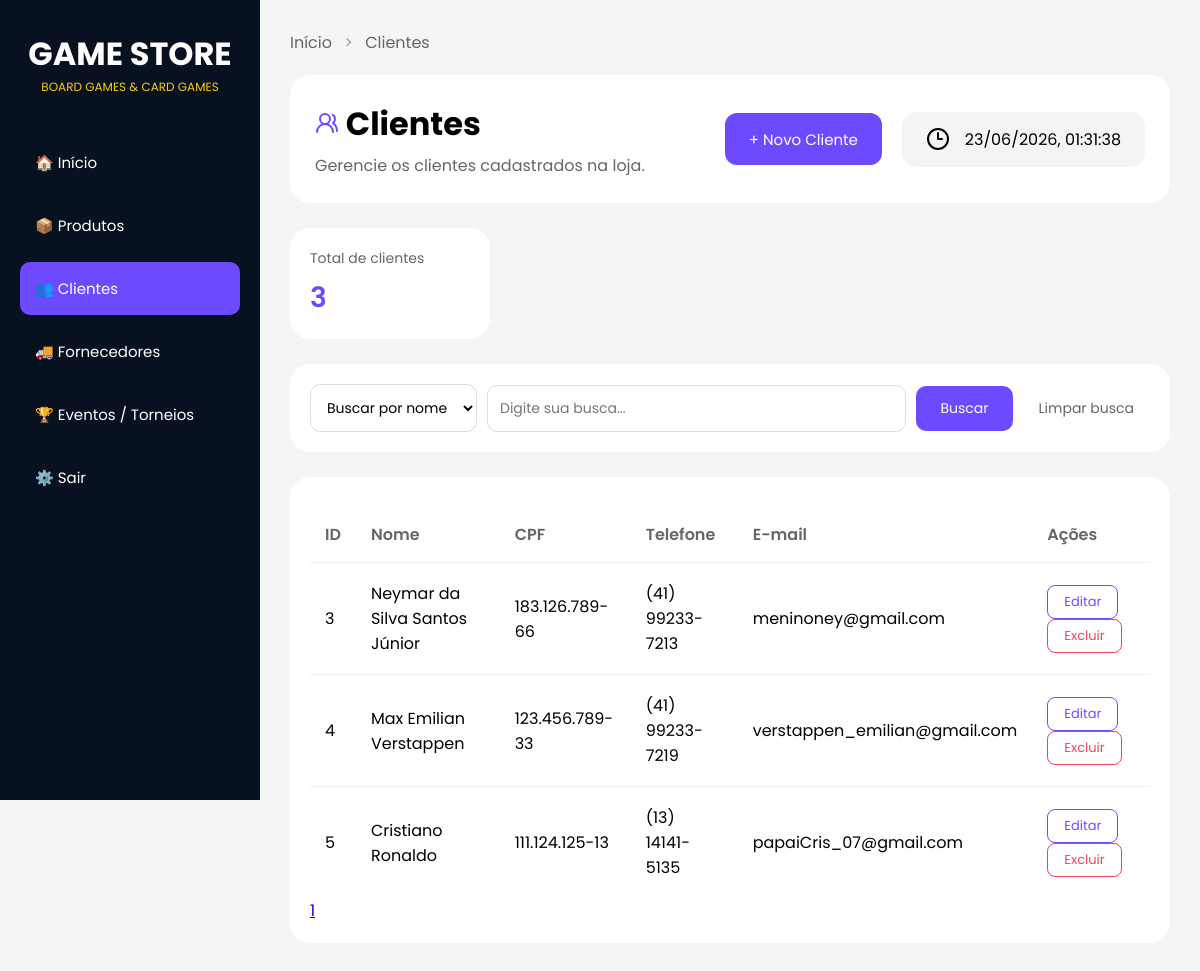
The app's page /clientes (signed in), older data.
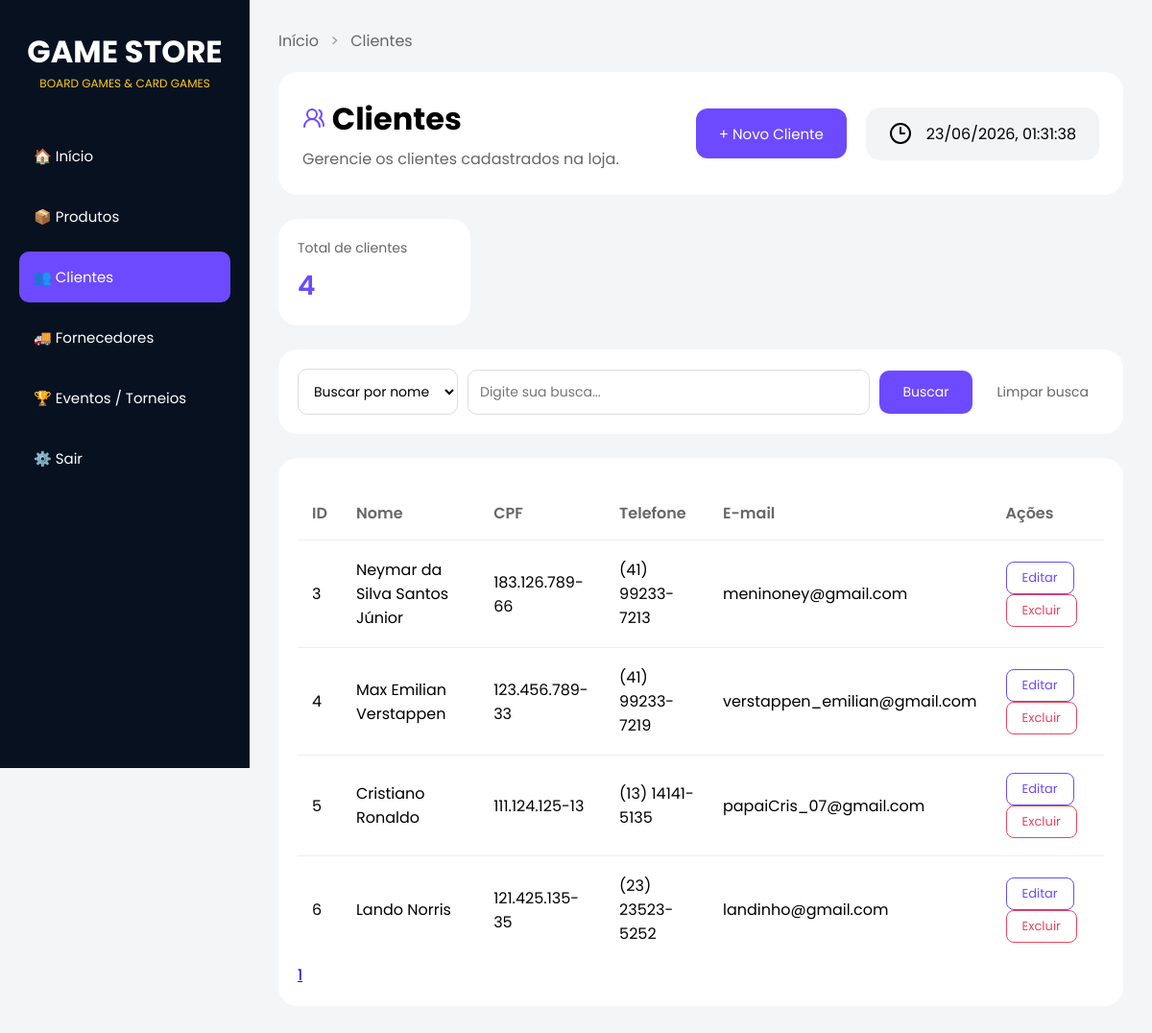
The same page, newer data.
### tables this page shows
CREATE TABLE clientes(
            id INTEGER NOT NULL PRIMARY KEY AUTOINCREMENT,
            nome TEXT NOT NULL, 
            cpf TEXT NOT NULL UNIQUE,
            telefone TEXT NOT NULL,
            email TEXT NOT NULL UNIQUE
        );

### routes.py (the view)
@app.route("/clientes")
@login_required
def clientes():
    criar_tabela_clientes()
    lista = listar_clientes()
    dados = paginar(lista,5)
    return render_template(
        "clientes.html",
        clientes=dados["itens"],
        pagina=dados["pagina"],
        total_paginas=dados["total_paginas"],
        total_clientes=len(lista),
        modo="criar",
        em_busca=False
)

### database.py (called while the page is built)
def conectar():
    return sqlite3.connect(CAMINHO_BANCO)

### modules/clientes.py (called while the page is built)
def criar_tabela_clientes():
    conexao = conectar()
    cursor = conexao.cursor()
    cursor.execute("""
        CREATE TABLE IF NOT EXISTS clientes(
            id INTEGER NOT NULL PRIMARY KEY AUTOINCREMENT,
            nome TEXT NOT NULL,
            cpf TEXT NOT NULL UNIQUE,
            telefone TEXT NOT NULL,
            email TEXT NOT NULL UNIQUE
        )""")
    conexao.commit() #salvar as alteracoes
    conexao.close()

def listar_clientes():
    conexao = conectar()
    cursor = conexao.cursor()
    cursor.execute("""SELECT * FROM clientes""")
    resultado = cursor.fetchall()
    conexao.close()
    return resultado

### modules/reutilizaveis.py (called while the page is built)
def paginar(lista, por_pagina=10):
    pagina = request.args.get("pagina", 1, type=int)
    inicio = (pagina - 1) * por_pagina
    fim = inicio + por_pagina
    total_paginas = math.ceil(len(lista) / por_pagina)
    return {
        "itens": lista[inicio:fim],
        "pagina": pagina,
        "total_paginas": total_paginas
    }

### templates/clientes.html (shortened to what this page needs)
<!DOCTYPE html>
<html lang="pt-BR">
<head>
  <link rel="stylesheet" href="{{ url_for('static', filename='clientes.css' ) }}" />
</head>
<body>
  <div class="sidebar">
    <div class="logo">
      <h1>GAME STORE</h1>
      <p>BOARD GAMES & CARD GAMES</p>
    </div>
    <div class="menu">
      <a href="/">🏠 Início</a>
      <a href="/produtos">📦 Produtos</a>
      <a href="/clientes" class="active">👥 Clientes</a>
      <a href="/fornecedores">🚚 Fornecedores</a>
      <a href="/eventos">🏆 Eventos / Torneios</a>
      <a href="#">⚙️ Sair</a>
    </div>
  </div>
  <div class="main">
    <div class="breadcrumb">
      <a href="/">Início</a>
      <span>></span>
      <a href="/clientes">Clientes</a>
    </div>
    <div class="topo">
      <div class="titulo-subt">
        <h1> <i data-lucide="users-round" class="lucide-customer"></i> Clientes</h1>
        <p>Gerencie os clientes cadastrados na loja.</p>
      </div>
      <button class="btn-novo" onclick="mostrarFormulario()">+ Novo Cliente</button>
      <div class="data">
        <i data-lucide="clock-3"></i>
        <time id="data-hora" class="data-textos"></time>
      </div>
    </div>
    <div class="card-resumo">
      <div class="resumo-item">
        <span class="resumo-label">Total de clientes</span>
        <strong class="resumo-valor">{{ total_clientes }}</strong>
      </div>
    </div>
    <div class="card-busca">
      <form action="/clientes/buscar" method="POST">
        <select name="tipo_busca">
          <option value="nome">Buscar por nome</option>
        </select>
        <input type="text" name="termo" placeholder="Digite sua busca..." required />
        <button type="submit" class="btn-buscar">Buscar</button>
        <a href="/clientes" class="btn-limpar">Limpar busca</a>
      </form>
    </div>
    <div class="card-tabela">
      <table>
        <thead>
          <tr>
            <th>ID</th>
            <th>Nome</th>
            <th>CPF</th>
            <th>Telefone</th>
            <th>E-mail</th>
            <th>Ações</th>
          </tr>
        </thead>
        <tbody>
          {% for cliente in clientes %}
          <tr>
            <td>{{ cliente[0] }}</td>
            <td>{{ cliente[1] }}</td>
            <td>{{ cliente[2] }}</td>
            <td>{{ cliente[3] }}</td>
            <td>{{ cliente[4] }}</td>
            <td>
              <form action="/clientes/editar/{{ cliente[0] }}" method="GET" style="display:inline;">
                <button type="submit" class="btn-editar">Editar</button>
              </form>
              <form action="/clientes/excluir/{{ cliente[0] }}" method="POST" style="display:inline;">
                <button type="submit" class="btn-excluir">Excluir</button>
              </form>
            </td>
          </tr>
          {% endfor %}
        </tbody>
      </table>
      {% if not em_busca %}
      <div class="paginacao">
        {% for p in range(1, total_paginas + 1) %}
        <a href="?pagina={{ p }}" {% if p==pagina %}class="ativo" {% endif %}>
          {{ p }}
        </a>
        {% endfor %}
      </div>
      {% endif %}
    </div>
  </div>
</body>
</html>

Row changes from the older to the newer data that the page shows:
added clientes: id "6", nome "Lando Norris", cpf "121.425.135-35", telefone "(23) 23523-5252", email "landinho@gmail.com"
Text that changed along with them:
{{ total_clientes }}: "3" → "4"
